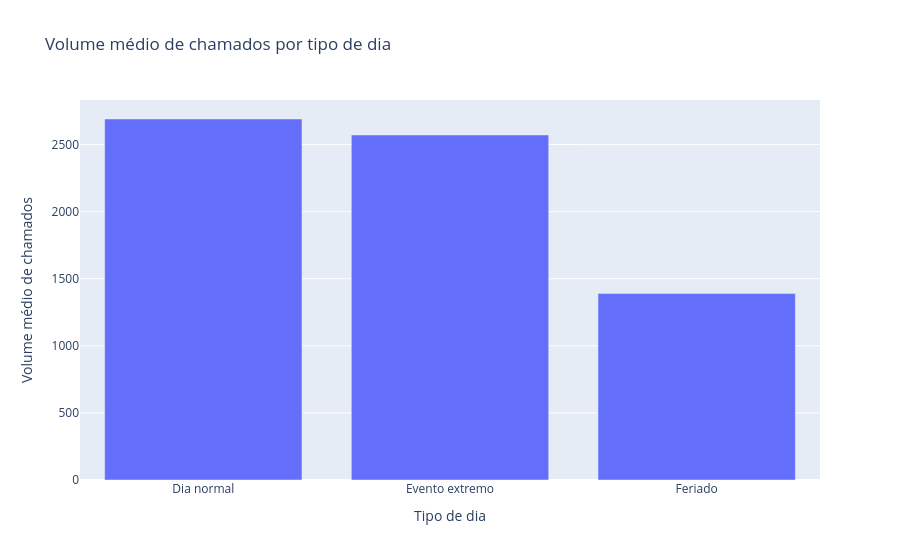

Write notebook code for a chart like this one.
### Code cell
fig = px.bar(
    df_comparativo,
    x="tipo_dia",
    y="volume_medio",
    title="Volume médio de chamados por tipo de dia",
    labels={
        "tipo_dia": "Tipo de dia",
        "volume_medio": "Volume médio de chamados"
    }
)

fig.show()

### Figure 1 — Plotly figure (JSON) as saved in the notebook; plotly's stock layout.template omitted (floating-point values rounded to 4 significant figures)
{"data": [{"hovertemplate": "Tipo de dia=%{x}<br>Volume médio de chamados=%{y}<extra></extra>", "legendgroup": "", "marker": {"color": "#636efa", "pattern": {"shape": ""}}, "name": "", "orientation": "v", "showlegend": false, "textposition": "auto", "type": "bar", "x": ["Dia normal", "Evento extremo", "Feriado"], "xaxis": "x", "y": [2690.0, 2571.0, 1390.0], "yaxis": "y"}], "layout": {"barmode": "relative", "legend": {"tracegroupgap": 0}, "title": {"text": "Volume médio de chamados por tipo de dia"}, "xaxis": {"anchor": "y", "domain": [0, 1], "title": {"text": "Tipo de dia"}}, "yaxis": {"anchor": "x", "domain": [0, 1], "title": {"text": "Volume médio de chamados"}}}}
